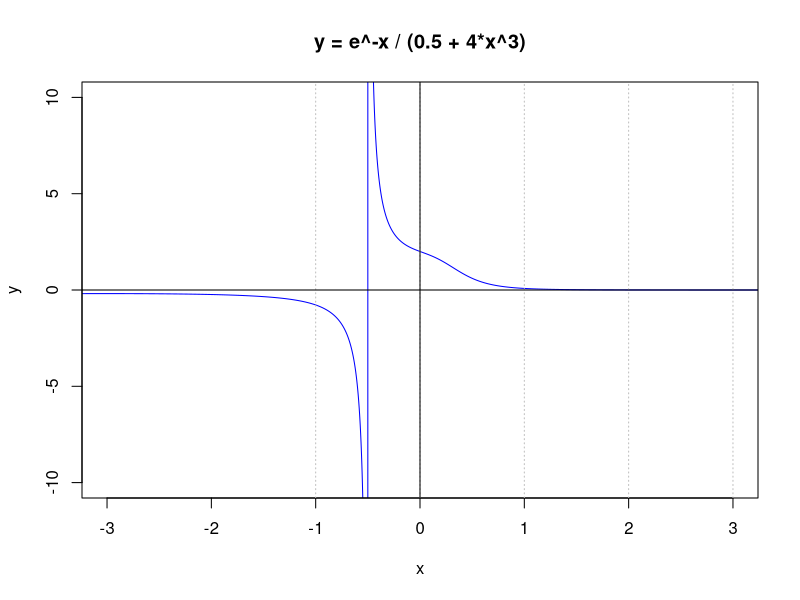

Recreate this plot in R.
## trapezoid method with absolute error
trapezoid <- function(f, a, b, eps = 1e-06) {
  n = 1
  s1 = ((b-a) / 2) * (f(a)+f(b))                           # R(0, 0)
  repeat {
    sigma <- 0
    h <- (b-a) / 2^n
    for (k in 1:2^(n-1)) {
      x <- a + (2*k - 1) * h
      sigma <- sigma + f(x)
    }
    s2 <- (1/2)*s1 + h*sigma

    if (abs(s2-s1) < eps)                                  # compare absolute error
      break

    s1 <- s2
    n <- n + 1
  }
  print(n)                                                 # the number of iteration
  print(s2)                                                # approximate area
}

e <- exp(1)
f <- function(x) { e^-x / (0.5 + 4*x^3) }

x <- seq(-10, 10, length.out = 10000)
y <- f(x)
plot(x, y, xlim = c(-3, 3), ylim = c(-10, 10), type = "l", col = "Blue", 
     main = "y = e^-x / (0.5 + 4*x^3)")
abline(v = -1:5, col = "Gray", lty = 3)
abline(v = 0, lty = 1)
abline(h = 0, lty = 1)

trapezoid(f, 0, 3)
integrate(f, 0, 3)